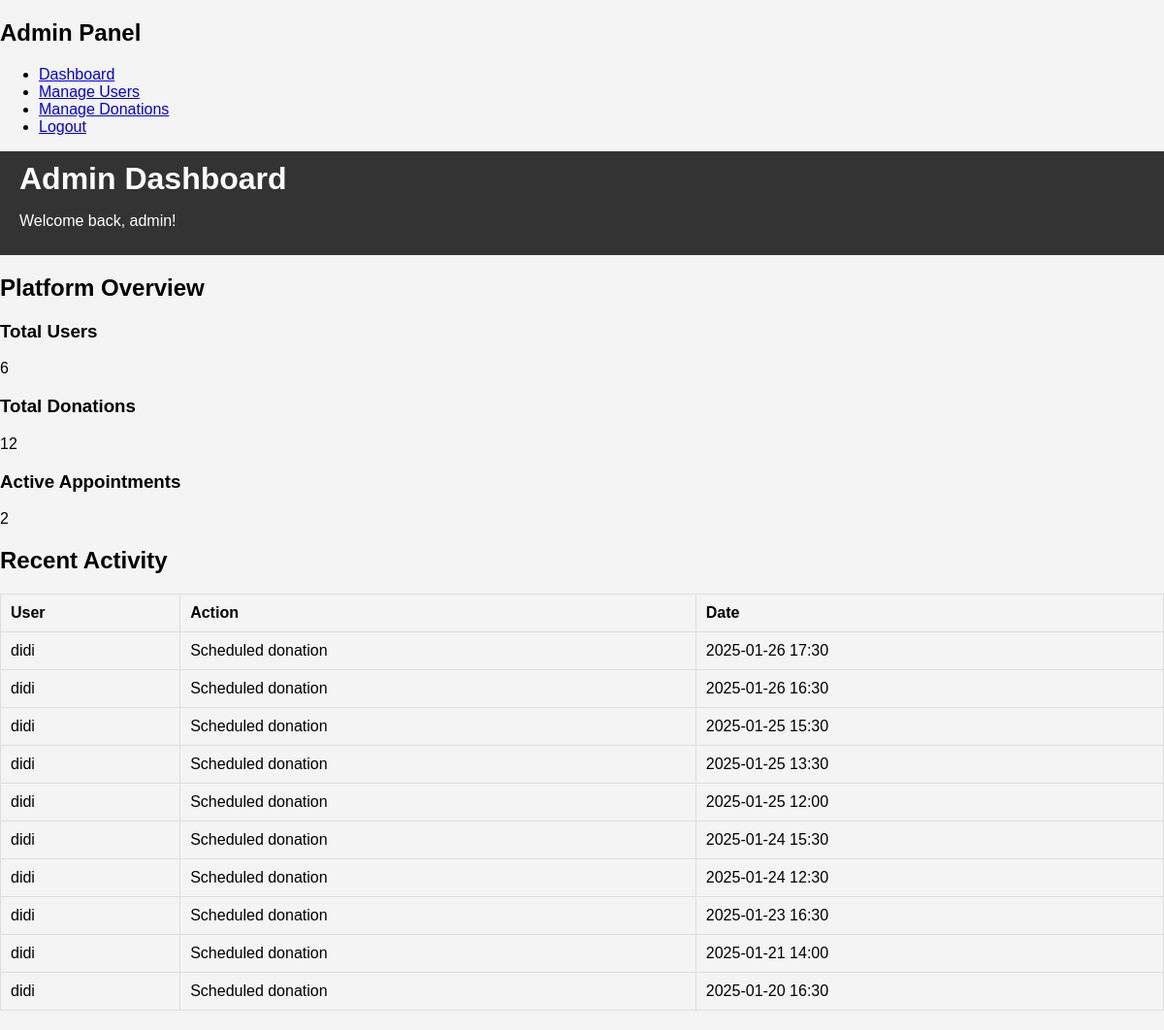
The app's page /admin/dashboard (signed in) with its own data.
### tables this page shows
CREATE TABLE users (
        id INTEGER PRIMARY KEY AUTOINCREMENT,
        full_name TEXT NOT NULL,
        username TEXT UNIQUE NOT NULL,
        email TEXT UNIQUE NOT NULL,
        password TEXT NOT NULL 
    , is_admin BOOLEAN DEFAULT 0);

### app.py (the view)
@app.route('/admin/dashboard')
def admin_dashboard():
    if not session.get('logged_in') or not session.get('is_admin'):
        flash("Access Denied. Admins Only!", "danger")
        return redirect(url_for('login'))
    conn = get_db_connection()
    cursor = conn.cursor()
    cursor.execute("SELECT COUNT(*) AS total_users FROM users")
    total_users = cursor.fetchone()['total_users']
    cursor.execute("SELECT COUNT(*) AS total_donations FROM appointments")
    total_donations = cursor.fetchone()['total_donations']
    cursor.execute("""
        SELECT COUNT(*) AS active_appointments
        FROM appointments
        WHERE date >= DATE('now')
    """)
    active_appointments = cursor.fetchone()['active_appointments']
    cursor.execute("""
        SELECT u.username AS user,
               'Scheduled donation' AS action,
               a.date || ' ' || a.time AS date
        FROM appointments a
        JOIN users u ON a.user_id = u.id
        ORDER BY a.date DESC, a.time DESC
        LIMIT 10
    """)
    recent_activity = cursor.fetchall()
    conn.close()
    return render_template(
        'admin_dashboard.html',
        total_users=total_users,
        total_donations=total_donations,
        active_appointments=active_appointments,
        recent_activity=recent_activity
    )

### app.py (called while the page is built)
def get_db_connection():
    try:
        conn = sqlite3.connect('database.db')  # Adjust path if necessary
        conn.row_factory = sqlite3.Row  # Enable dictionary-like row access
        return conn
    except sqlite3.Error as e:
        print(f"Error connecting to database: {e}")
        return None

### templates/admin_dashboard.html (shortened to what this page needs)
<!DOCTYPE html>
<html lang="en">
<head>
    <link rel="stylesheet" href="{{ url_for('static', filename='css/styles-admin.css') }}">
</head>
<body>
    <div class="admin-container">
        <aside class="sidebar">
            <div class="sidebar-header">
                <h2>Admin Panel</h2>
            </div>
            <ul class="sidebar-menu">
                <li><a href="{{ url_for('admin_dashboard') }}" class="active">Dashboard</a></li>
                <li><a href="{{ url_for('admin_users') }}">Manage Users</a></li>
                <li><a href="{{ url_for('admin_donations') }}">Manage Donations</a></li>
                <li><a href="{{ url_for('logout') }}">Logout</a></li>
            </ul>
        </aside>
        <main class="main-content">
            <header class="main-header">
                <h1>Admin Dashboard</h1>
                <p>Welcome back, {{ session['username'] }}!</p>
            </header>
            <section class="stats-overview">
                <h2>Platform Overview</h2>
                <div class="stats-grid">
                    <div class="stat-card">
                        <h3>Total Users</h3>
                        <p>{{ total_users }}</p>
                    </div>
                    <div class="stat-card">
                        <h3>Total Donations</h3>
                        <p>{{ total_donations }}</p>
                    </div>
                    <div class="stat-card">
                        <h3>Active Appointments</h3>
                        <p>{{ active_appointments }}</p>
                    </div>
                </div>
            </section>
            <section class="recent-activity">
                <h2>Recent Activity</h2>
                <table class="activity-table">
                    <thead>
                        <tr>
                            <th>User</th>
                            <th>Action</th>
                            <th>Date</th>
                        </tr>
                    </thead>
                    <tbody>
                        {% for activity in recent_activity %}
                        <tr>
                            <td>{{ activity.user }}</td>
                            <td>{{ activity.action }}</td>
                            <td>{{ activity.date }}</td>
                        </tr>
                        {% endfor %}
                    </tbody>
                </table>
            </section>
        </main>
    </div>
</body>
</html>

### static/css/styles-admin.css (style rules this page uses)
body { font-family: Arial, sans-serif; background-color: #f4f4f4; margin: 0; padding: 0; }
header { background: #333; color: #fff; padding: 10px 20px; }
header h1 { margin: 0; }
table { width: 100%; border-collapse: collapse; margin: 20px 0; }
table th, table td { padding: 10px; text-align: left; border: 1px solid #ddd; }

### records on screen
users: user "didi", action "Scheduled donation", date "2025-01-26 17:30", date "2025-01-26 16:30", date "2025-01-25 15:30", date "2025-01-25 13:30", date "2025-01-25 12:00", date "2025-01-24 15:30", date "2025-01-24 12:30", date "2025-01-23 16:30", date "2025-01-21 14:00", date "2025-01-20 16:30"

### other values on screen
{{ session['username'] }} "admin"
{{ total_users }} "6"
{{ total_donations }} "12"
{{ active_appointments }} "2"
